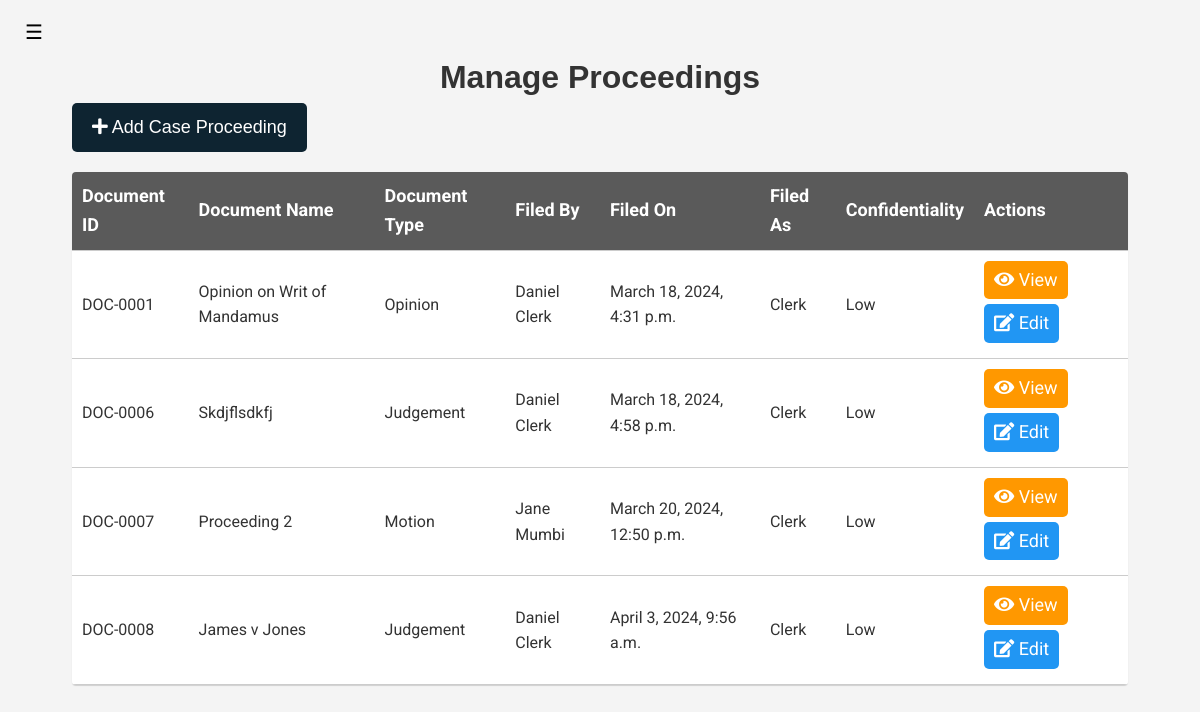
Before: /manage-case-proceeding/1 (signed in) with the older database file.
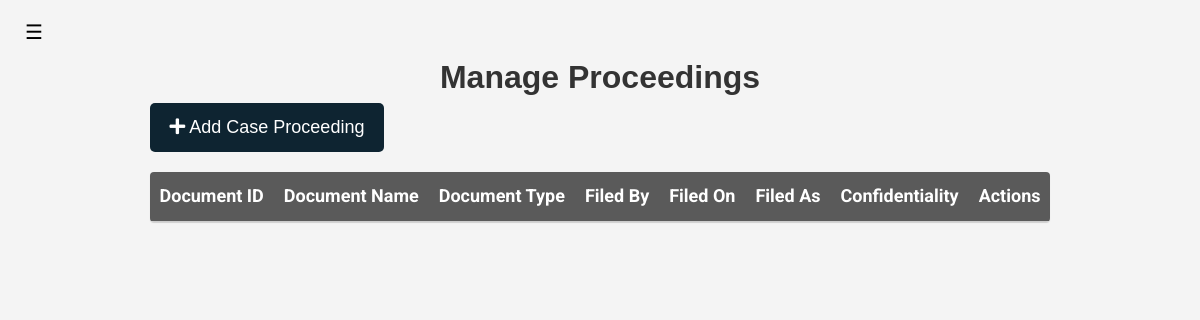
After: the same page with the newer database file.
### court_proceedings_management_application/models.py (models this page shows, shortened)
class CaseProceeding(models.Model):
    DOCUMENT_TYPES = (
        ('application', 'Application'),
        ('evidence', 'Evidence'),
        ('order', 'Order'),
        ('report', 'Report'),
        ('motion', 'Motion'),
        ('judgement', 'Judgement'),
        ('opinion', 'Opinion'),
        ('agreement', 'Agreement'),
        ('statement', 'Statement'),
        ('notice', 'Notice'),
        ('affidavit', 'Affidavit'),
        ('brief', 'Brief'),
        ('complaint', 'Complaint'),
        ('memorandum', 'Memorandum'),
        ('declaration', 'Declaration'),
        ('deposition', 'Deposition'),
        ('pleading', 'Pleading'),
        ('petition', 'Petition'),
        ('reply', 'Reply'),
        ('warrant', 'Warrant'),
        ('will', 'Will'),
        ('subpoena', 'Subpoena'),
        ('transcript', 'Transcript'),
        ('verdict', 'Verdict'),
        ('appeal', 'Appeal'),
        ('sentence', 'Sentence'),
        ('ruling', 'Ruling'),
        ('decree', 'Decree'),
        ('directive', 'Directive'),
        ('mandate', 'Mandate'),
        ('injunction', 'Injunction'),
        ('citation', 'Citation'),
        ('summons', 'Summons'),
        ('writ', 'Writ')
    )
    CONFIDENTIALITY_LEVELS = (
        ('low', 'Low'),
        ('medium', 'Medium'),
        ('high', 'High'),
        ('critical', 'Critical'),
    )
    document_id = models.CharField(max_length=30, unique=True)
    document_name = models.CharField(max_length=255)
    document_type = models.CharField(max_length=30, choices=DOCUMENT_TYPES)
    filed_by = models.ForeignKey(User, on_delete=models.CASCADE)
    filed_as = models.CharField(max_length=255, choices=User.ROLES)
    filed_on = models.DateTimeField(auto_now_add=True)
    confidentiality = models.CharField(max_length=30, choices=CONFIDENTIALITY_LEVELS)
    case = models.ForeignKey(Case, on_delete=models.CASCADE)
    editors = models.ManyToManyField(User, related_name='editors', blank=True)
    content = RichTextUploadingField(null=True, blank=True, default='')
    reliefs = models.ManyToManyField(Relief, blank=True)

class User(AbstractUser, PermissionsMixin):
    ROLES = (
        ('admin', 'Admin'),
        ('clerk', 'Clerk'),
        ('judge', 'Judge'),
        ('participant', 'Participant'),
        ('lawyer', 'Lawyer'),
    )
    COUNTY_CHOICES = (
        ('Baringo', 'Baringo'),
        ('Bomet', 'Bomet'),
        ('Bungoma', 'Bungoma'),
        ('Busia', 'Busia'),
        ('Elgeyo Marakwet', 'Elgeyo Marakwet'),
        ('Embu', 'Embu'),
        ('Garissa', 'Garissa'),
        ('Homa Bay', 'Homa Bay'),
        ('Isiolo', 'Isiolo'),
        ('Kajiado', 'Kajiado'),
        ('Kakamega', 'Kakamega'),
        ('Kericho', 'Kericho'),
        ('Kiambu', 'Kiambu'),
        ('Kilifi', 'Kilifi'),
        ('Kirinyaga', 'Kirinyaga'),
        ('Kisii', 'Kisii'),
        ('Kisumu', 'Kisumu'),
        ('Kitui', 'Kitui'),
        ('Kwale', 'Kwale'),
        ('Laikipia', 'Laikipia'),
        ('Lamu', 'Lamu'),
        ('Machakos', 'Machakos'),
        ('Makueni', 'Makueni'),
        ('Mandera', 'Mandera'),
        ('Marsabit', 'Marsabit'),
        ('Meru', 'Meru'),
        ('Migori', 'Migori'),
        ('Mombasa', 'Mombasa'),
        ('Murang\'a', 'Murang\'a'),
        ('Nairobi', 'Nairobi'),
        ('Nakuru', 'Nakuru'),
        ('Nandi', 'Nandi'),
        ('Narok', 'Narok'),
        ('Nyamira', 'Nyamira'),
        ('Nyandarua', 'Nyandarua'),
        ('Nyeri', 'Nyeri'),
        ('Samburu', 'Samburu'),
        ('Siaya', 'Siaya'),
        ('Taita Taveta', 'Taita Taveta'),
        ('Tana River', 'Tana River'),
        ('Tharaka Nithi', 'Tharaka Nithi'),
    )
    TRIBE_CHOICES = (
        ('Kikuyu', 'Kikuyu'),
        ('Luhya', 'Luhya'),
        ('Luo', 'Luo'),
        ('Kalenjin', 'Kalenjin'),
        ('Kamba', 'Kamba'),
        ('Kisii', 'Kisii'),
        ('Mijikenda', 'Mijikenda'),
        ('Meru', 'Meru'),
        ('Turkana', 'Turkana'),
        ('Maasai', 'Maasai'),
        ('Embu', 'Embu'),
        ('Taita', 'Taita'),
        ('Giriama', 'Giriama'),
        ('Rendille', 'Rendille'),
        ('Borana', 'Borana'),
        ('Samburu', 'Samburu'),
        ('Pokomo', 'Pokomo'),
        ('Orma', 'Orma'),
        ('Elmolo', 'Elmolo'),
        ('Digo', 'Digo'),
        ('Swahili', 'Swahili'),
        ('Taveta', 'Taveta'),
        ('Kuria', 'Kuria'),
        ('Mbeere', 'Mbeere'),
        ('Tharaka', 'Tharaka'),
        ('Gusii', 'Gusii'),
        ('Ilchamus', 'Ilchamus'),
        ('Kalenjin', 'Kalenjin'),
        ('Kamba', 'Kamba'),
        ('Kikuyu', 'Kikuyu'),
        ('Kisii', 'Kisii'),
        ('Kuria', 'Kuria'),
        ('Luhya', 'Luhya'),
        ('Luo', 'Luo'),
        ('Maasai', 'Maasai'),
        ('Meru', 'Meru'),
        ('Mijikenda', 'Mijikenda'),
        ('Pokomo', 'Pokomo'),
        ('Rendille', 'Rendille'),
        ('Samburu', 'Samburu'),
        ('Somali', 'Somali'),
        ('Swahili', 'Swahili'),
        ('Taita', 'Taita'),
        ('Taveta', 'Taveta'),
        ('Tharaka', 'Tharaka'),
        ('Turkana', 'Turkana'),
        ('Gabra', 'Gabra'),
        ('Giriama', 'Giriama'),
    )
    GENDER_CHOICES = (
        ('male', 'Male'),
        ('female', 'Female'),
        ('prefer not to say', 'Prefer not to say'),
    )
    profile_image = models.ImageField(upload_to='profile_images/', null=True, blank=True, default='profile_images'
                                                                                                  '/default.png')
    user_id = models.CharField(max_length=30, unique=True)
    first_name = models.CharField(max_length=30)
    last_name = models.CharField(max_length=30, null=True, blank=True)
    username = models.CharField(max_length=30, unique=True)
    email = models.EmailField(unique=True)
    role = models.CharField(max_length=30, choices=ROLES, default='observer')
    national_id = models.IntegerField(unique=True)
    county_of_residence = models.CharField(max_length=30, choices=COUNTY_CHOICES, default='Nairobi')
    phone_number = models.CharField(max_length=15, blank=True)
    gender = models.CharField(max_length=30, choices=GENDER_CHOICES, default='prefer not to say')
    tribe = models.CharField(max_length=30, choices=TRIBE_CHOICES, default='Kikuyu')
    date_of_birth = models.DateField()
    address = models.CharField(max_length=255)
    password = models.CharField(max_length=30)
    is_active = models.BooleanField(default=True)
    is_staff = models.BooleanField(default=False)
    is_superuser = models.BooleanField(default=False)
    date_joined = models.DateTimeField(auto_now_add=True)
    created_by = models.ForeignKey('self', on_delete=models.SET_NULL, null=True, blank=True)
    is_approved = models.BooleanField(default=False)
    courts = models.ManyToManyField('Court', related_name='users', blank=True)
    def __str__(self):
        return f'{self.first_name} {self.last_name}'

### court_proceedings_management_application/views.py (the view, shortened to what this page needs)
# urls.py: path('manage-case-proceeding/<int:case_id>', views.ManageCaseProceedingView.as_view(), name='manage-case-proceeding'),
class ManageCaseProceedingView(View):
    def __init__(self, *args, **kwargs):
        super().__init__(*args, **kwargs)
        self.case_proceeding_service = CaseProceedingService()
        self.user_service = UserService()
        self.case_service = CaseService()
    def get(self, request, case_id):
        user = request.user
        user_info = self.user_service.get_user_info(user.username)
        case = self.case_service.get_case_by_id(case_id)
        if user_info.role == 'clerk' or user_info.role == 'judge':
            case_proceedings = self.case_proceeding_service.get_case_proceeding_by_case(case)
        elif user_info.role == 'participant' or user_info.role == 'lawyer':
            case_proceedings = self.case_proceeding_service.get_case_proceeding_by_case(case).exclude(
                confidentiality__in=['critical'])
        else:
            case_proceedings = self.case_proceeding_service.get_case_proceeding_by_case(case).exclude(
                confidentiality__in=['medium', 'high', 'critical'])
        context = {
            'user_info': user_info,
            'case': case,
            'case_proceedings': case_proceedings
        }
        return render(request, 'manage-case-proceeding.html', context)

### court_proceedings_management_application/interfaces/case_database.py (called while the page is built)
    def get_case_by_id(self, case_id):
        try:
            return get_object_or_404(Case, id=case_id)
        except:
            raise CaseDoesNotExist(f'Case with id {case_id} does not exist')

### court_proceedings_management_application/interfaces/case_proceeding_database.py (called while the page is built)
    def get_case_proceeding_by_case(self, case_id):
        return CaseProceeding.objects.filter(case_id=case_id)

### court_proceedings_management_application/interfaces/case_proceeding_service.py (called while the page is built)
    def get_case_proceeding_by_case(self, case_id):
        return self.case_proceeding_database.get_case_proceeding_by_case(case_id)

### court_proceedings_management_application/interfaces/case_service.py (called while the page is built)
    def get_case_by_id(self, case_id):
        try:
            return self.case_database.get_case_by_id(case_id)
        except CaseDoesNotExist as e:
            print(e)
            return None

### court_proceedings_management_application/interfaces/user_database.py (called while the page is built)
    def get_user_info(self, username):
        try:
            return get_object_or_404(User, username=username)
        except User.DoesNotExist:
            return UserDoesNotExist(f'User with username {username} does not exist')

### court_proceedings_management_application/interfaces/user_service.py (called while the page is built)
    def get_user_info(self, username):
        try:
            return self.user_database.get_user_info(username)
        except UserDoesNotExist as e:
            print(e)
            return None

### templates/manage-case-proceeding.html (shortened to what this page needs)
{% extends 'sidebar.html' %}
{% load static %}
    {% block title %}
        Manage Proceedings
    {% endblock %}
    {% block content %}
        <article aria-label="case-table">
            <a class="btn btn-primary btn-primary-action" href="{% url 'create-case-proceeding' case_id=case.id %}"><i
                    class="fas fa-plus"></i> Add Case Proceeding
            </a>
            <div class="table-container">
                <table class="material-table">
                    <thead>
                    <tr>
                        <th>Document ID</th>
                        <th>Document Name</th>
                        <th>Document Type</th>
                        <th>Filed By</th>
                        <th>Filed On</th>
                        <th>Filed As</th>
                        <th>Confidentiality</th>
                        <th>Actions</th>
                    </tr>
                    </thead>
                    <tbody>
                    {% for case_proceeding in case_proceedings %}
                        <tr class="clickable-row"
                            onclick="window.location='{% url 'view-case-proceeding' case_proceeding_id=case_proceeding.id %}'">
                            <td>{{ case_proceeding.document_id | capfirst }}</td>
                            <td>{{ case_proceeding.document_name | capfirst }}</td>
                            <td>{{ case_proceeding.document_type | capfirst }}</td>
                            <td>{{ case_proceeding.filed_by }}</td>
                            <td>{{ case_proceeding.filed_on }}</td>
                            <td>{{ case_proceeding.filed_as | capfirst }}</td>
                            <td>{{ case_proceeding.confidentiality | capfirst }}</td>
                            <td>
                                <a class="btn btn-warning btn-secondary-action"
                                   href="{% url 'view-case-proceeding' case_proceeding_id=case_proceeding.id %}"
                                   onclick="event.stopPropagation();"><i
                                        class="fas fa-eye"></i> View</a>
                                {% if user_info.role == 'clerk' or user_info.role == 'judge' or case_proceeding.confidentiality == 'low' or case_proceeding.confidentiality == 'medium' and user_info.role == 'participant' or  case_proceeding.confidentiality == 'medium' and user_info.role == 'lawyer' or case_proceeding.filed_by == user_info %}
                                    <a href="{% url 'edit-case-proceeding'  case_proceeding_id=case_proceeding.id %}"
                                       class="btn btn-info btn-secondary-action" onclick="event.stopPropagation()"><i
                                            class="fas fa-edit"></i> Edit</a>
                                {% endif %}
                            </td>
                        </tr>
                    {% endfor %}
                    </tbody>
                </table>
            </div>
        </article>
    {% endblock %}

Changed rows visible on the page:
removed CaseProceeding: document_id "DOC-0001", document_name "Opinion on Writ of Mandamus", document_type "Opinion", filed_by "Daniel Clerk", filed_on "March 18, 2024, 4:31 p.m.", filed_as "Clerk", confidentiality "Low", shows "Edit"
removed CaseProceeding: document_id "DOC-0006", document_name "Skdjflsdkfj", document_type "Judgement", filed_by "Daniel Clerk", filed_on "March 18, 2024, 4:58 p.m.", filed_as "Clerk", confidentiality "Low", shows "Edit"
removed CaseProceeding: document_id "DOC-0007", document_name "Proceeding 2", document_type "Motion", filed_by "Jane Mumbi", filed_on "March 20, 2024, 12:50 p.m.", filed_as "Clerk", confidentiality "Low", shows "Edit"
removed CaseProceeding: document_id "DOC-0008", document_name "James v Jones", document_type "Judgement", filed_by "Daniel Clerk", filed_on "April 3, 2024, 9:56 a.m.", filed_as "Clerk", confidentiality "Low", shows "Edit"
